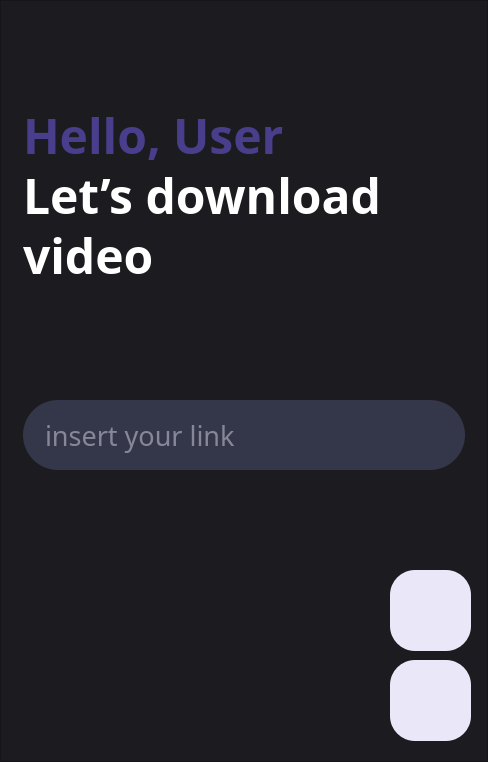
<?xml version="1.0" encoding="UTF-8"?>
<ui version="4.0">
 <class>MainWindow</class>
 <widget class="QMainWindow" name="MainWindow">
  <property name="geometry">
   <rect>
    <x>0</x>
    <y>0</y>
    <width>488</width>
    <height>762</height>
   </rect>
  </property>
  <property name="minimumSize">
   <size>
    <width>488</width>
    <height>762</height>
   </size>
  </property>
  <property name="maximumSize">
   <size>
    <width>488</width>
    <height>762</height>
   </size>
  </property>
  <property name="windowTitle">
   <string>MainWindow</string>
  </property>
  <widget class="QWidget" name="centralwidget">
   <widget class="QFrame" name="frame">
    <property name="geometry">
     <rect>
      <x>0</x>
      <y>0</y>
      <width>488</width>
      <height>762</height>
     </rect>
    </property>
    <property name="minimumSize">
     <size>
      <width>488</width>
      <height>762</height>
     </size>
    </property>
    <property name="maximumSize">
     <size>
      <width>488</width>
      <height>762</height>
     </size>
    </property>
    <property name="styleSheet">
     <string notr="true">background-color: rgb(28, 27, 32);</string>
    </property>
    <property name="frameShape">
     <enum>QFrame::StyledPanel</enum>
    </property>
    <property name="frameShadow">
     <enum>QFrame::Raised</enum>
    </property>
    <widget class="QPushButton" name="pushButton_5">
     <property name="geometry">
      <rect>
       <x>390</x>
       <y>660</y>
       <width>81</width>
       <height>81</height>
      </rect>
     </property>
     <property name="minimumSize">
      <size>
       <width>81</width>
       <height>81</height>
      </size>
     </property>
     <property name="maximumSize">
      <size>
       <width>81</width>
       <height>81</height>
      </size>
     </property>
     <property name="font">
      <font>
       <family>Product Sans Medium</family>
       <pointsize>20</pointsize>
      </font>
     </property>
     <property name="styleSheet">
      <string notr="true">QPushButton {
background-color: rgb(233, 231, 248);
border-radius: 25px;
color: rgb(53, 45, 101);
}
QPushButton:hover {
background-color: rgb(240, 238, 255);
}
QPushButton:pressed {
background-color: rgb(217, 215, 230);
}</string>
     </property>
     <property name="text">
      <string/>
     </property>
     <property name="icon">
      <iconset>
       <normaloff>C:/Users/vanka/Downloads/download_22dp_352D65_FILL0_wght400_GRAD0_opsz24.png</normaloff>C:/Users/vanka/Downloads/download_22dp_352D65_FILL0_wght400_GRAD0_opsz24.png</iconset>
     </property>
     <property name="iconSize">
      <size>
       <width>40</width>
       <height>40</height>
      </size>
     </property>
    </widget>
    <widget class="QPushButton" name="url_set">
     <property name="geometry">
      <rect>
       <x>390</x>
       <y>570</y>
       <width>81</width>
       <height>81</height>
      </rect>
     </property>
     <property name="minimumSize">
      <size>
       <width>81</width>
       <height>81</height>
      </size>
     </property>
     <property name="maximumSize">
      <size>
       <width>81</width>
       <height>81</height>
      </size>
     </property>
     <property name="font">
      <font>
       <family>Product Sans Medium</family>
       <pointsize>20</pointsize>
      </font>
     </property>
     <property name="styleSheet">
      <string notr="true">QPushButton {
background-color: rgb(233, 231, 248);
border-radius: 25px;
color: rgb(53, 45, 101);
}
QPushButton:hover {
background-color: rgb(240, 238, 255);
}
QPushButton:pressed {
background-color: rgb(217, 215, 230);
}</string>
     </property>
     <property name="text">
      <string/>
     </property>
     <property name="icon">
      <iconset>
       <normaloff>C:/Users/vanka/Downloads/content_paste_22dp_352D65_FILL0_wght400_GRAD0_opsz24.png</normaloff>C:/Users/vanka/Downloads/content_paste_22dp_352D65_FILL0_wght400_GRAD0_opsz24.png</iconset>
     </property>
     <property name="iconSize">
      <size>
       <width>40</width>
       <height>40</height>
      </size>
     </property>
    </widget>
    <widget class="QLineEdit" name="url_edit">
     <property name="geometry">
      <rect>
       <x>23</x>
       <y>400</y>
       <width>442</width>
       <height>70</height>
      </rect>
     </property>
     <property name="font">
      <font>
       <family>Product Sans</family>
       <pointsize>20</pointsize>
      </font>
     </property>
     <property name="styleSheet">
      <string notr="true">QLineEdit {
background-color: rgb(52, 55, 74);
color: rgb(215, 215, 230);
border-radius: 35px;
padding-left: 20px;
padding-right: 20px;
}</string>
     </property>
     <property name="inputMask">
      <string/>
     </property>
     <property name="text">
      <string/>
     </property>
     <property name="placeholderText">
      <string>insert your link</string>
     </property>
    </widget>
    <widget class="QLabel" name="label_4">
     <property name="geometry">
      <rect>
       <x>23</x>
       <y>100</y>
       <width>442</width>
       <height>70</height>
      </rect>
     </property>
     <property name="minimumSize">
      <size>
       <width>442</width>
       <height>70</height>
      </size>
     </property>
     <property name="maximumSize">
      <size>
       <width>442</width>
       <height>70</height>
      </size>
     </property>
     <property name="font">
      <font>
       <family>Product Sans</family>
       <pointsize>36</pointsize>
       <weight>75</weight>
       <bold>true</bold>
      </font>
     </property>
     <property name="layoutDirection">
      <enum>Qt::LeftToRight</enum>
     </property>
     <property name="styleSheet">
      <string notr="true">QLabel {
color: qlineargradient(spread:pad, x1:0, y1:0.5, x2:1, y2:0.500136, stop:0 rgba(201, 191, 254, 255), stop:0.43 rgba(126, 120, 159, 255), stop:1 rgba(73, 62, 139, 255));
}</string>
     </property>
     <property name="text">
      <string>Hello, User</string>
     </property>
     <property name="textFormat">
      <enum>Qt::AutoText</enum>
     </property>
     <property name="alignment">
      <set>Qt::AlignLeading|Qt::AlignLeft|Qt::AlignVCenter</set>
     </property>
    </widget>
    <widget class="QLabel" name="label_5">
     <property name="geometry">
      <rect>
       <x>23</x>
       <y>220</y>
       <width>442</width>
       <height>70</height>
      </rect>
     </property>
     <property name="minimumSize">
      <size>
       <width>442</width>
       <height>70</height>
      </size>
     </property>
     <property name="maximumSize">
      <size>
       <width>442</width>
       <height>70</height>
      </size>
     </property>
     <property name="font">
      <font>
       <family>Product Sans</family>
       <pointsize>36</pointsize>
       <weight>75</weight>
       <bold>true</bold>
      </font>
     </property>
     <property name="layoutDirection">
      <enum>Qt::LeftToRight</enum>
     </property>
     <property name="styleSheet">
      <string notr="true">QLabel {
color: rgb(255, 255, 255);
}</string>
     </property>
     <property name="text">
      <string>video</string>
     </property>
     <property name="textFormat">
      <enum>Qt::AutoText</enum>
     </property>
     <property name="alignment">
      <set>Qt::AlignLeading|Qt::AlignLeft|Qt::AlignVCenter</set>
     </property>
    </widget>
    <widget class="QLabel" name="label_6">
     <property name="geometry">
      <rect>
       <x>23</x>
       <y>160</y>
       <width>442</width>
       <height>70</height>
      </rect>
     </property>
     <property name="minimumSize">
      <size>
       <width>442</width>
       <height>70</height>
      </size>
     </property>
     <property name="maximumSize">
      <size>
       <width>442</width>
       <height>70</height>
      </size>
     </property>
     <property name="font">
      <font>
       <family>Product Sans</family>
       <pointsize>36</pointsize>
       <weight>75</weight>
       <bold>true</bold>
      </font>
     </property>
     <property name="layoutDirection">
      <enum>Qt::LeftToRight</enum>
     </property>
     <property name="styleSheet">
      <string notr="true">QLabel {
color: rgb(255, 255, 255);
}</string>
     </property>
     <property name="text">
      <string>Let’s download</string>
     </property>
     <property name="textFormat">
      <enum>Qt::AutoText</enum>
     </property>
     <property name="alignment">
      <set>Qt::AlignLeading|Qt::AlignLeft|Qt::AlignVCenter</set>
     </property>
    </widget>
   </widget>
  </widget>
 </widget>
 <resources/>
 <connections/>
</ui>
